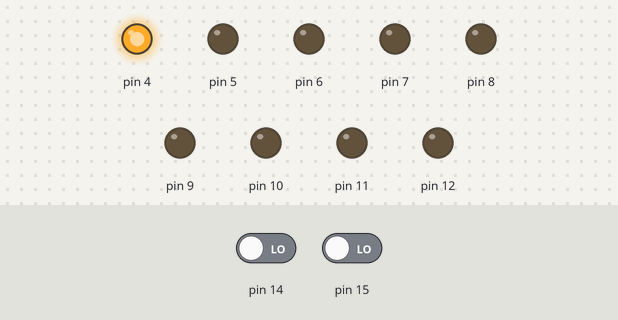
Bench run of a sketch on a simulated Arduino Uno, built with avr-gcc and run on an emulated ATmega328P. On the bench: output pins drawn as LEDs (lit = HIGH). Dashed ring = blinking. The inputs (shaded band) are chosen by the test bench; at power-on: pin 14 LOW, pin 15 LOW.

Above: at 1.2 s.
1.3 s: pin 14 driven HIGH
At 3.9 s:
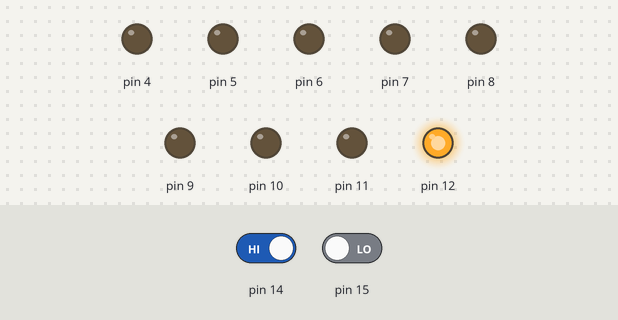
4.3 s: pin 15 driven HIGH
At 4.6 s:
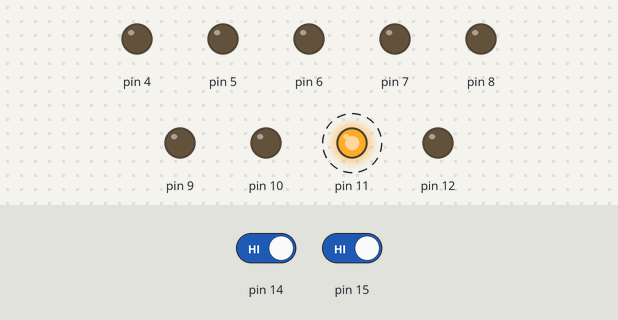
7.3 s: pin 15 driven LOW
At 7.4 s:
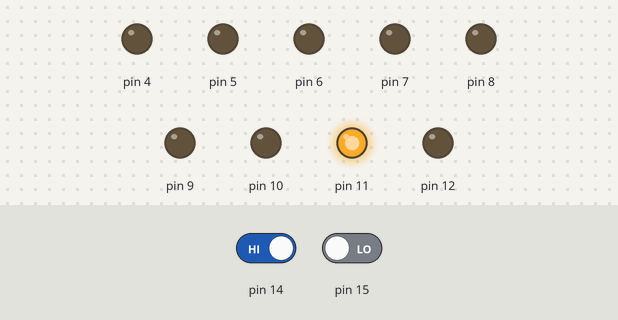
Timing chart, 0 to 10.3 s (numbered marks = the images above; inputs shaded):
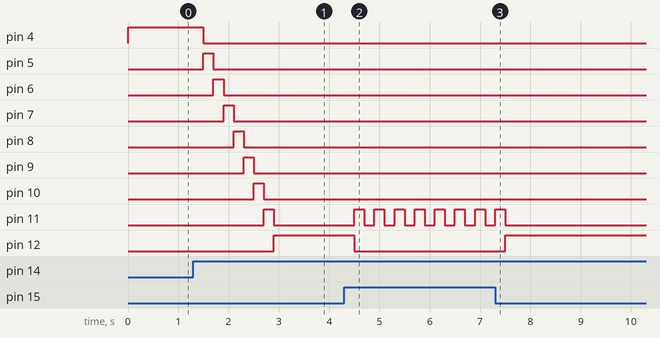

The sketch:

labo7_1_UpdownLedBar.ino
```cpp
//logica van groen naar rood
  /*
  // portD
  PORTD = 0B00010000;
  delay(1000);
  PORTD = 0B00000000;
  PORTD = 0B00100000;
  delay(1000);
  PORTD = 0B00000000;
  PORTD = 0B01000000;
  delay(1000);
  PORTD = 0B00000000;
  PORTD = 0B10000000;
  delay(1000);
  PORTD = 0B00000000;
  PORTB = 0B00000001;
  delay(1000);
  PORTB = 0B00000000;
  PORTB = 0B00000010;
  delay(1000);
  PORTB = 0B00000000;
  PORTB = 0B00000100;
  delay(1000);
  PORTB = 0B00000000;
  PORTB = 0B00001000;
  delay(1000);
  PORTB = 0B00000000;
  PORTB = 0B00010000;
  delay(1000);
  PORTB = 0B00000000;


*/
int i = 0;

void setup() {
  DDRB = B00011111; // led 1-5 D4 -> D8 worden output
  DDRD = B11110000; // led 6-9 D9 -> D13 worden output
  DDRC = B00000000; // knoppen op A0 -> A1 worden input
}

void loop() {
  if (i < 4) {
    PORTD |= (B00010000 << i); // Led 1->5 aansturen
    }
  if (i >= 4) {
    PORTB |= (B00000001 << i-4); // Led 6->9 aansturen
    }

//1->9
  if (PINC & B00000001 && i < 8) {
    delay(200);
    PORTD &= ~(B00010000 << i); // Led 1->5 uitzetten
    PORTB &= ~(B00000001 << i-4); // Led 6->9 uitzetten
    i++;
  }
//9->1
  if (PINC & B00000010 && i > 0) {
    delay(200);
    PORTD &= ~(B00010000 << i); // Led 1->5 uitzetten
    PORTB &= ~(B00000001 << i-4); // Led 6->9 uitzetten
    i--;
  }
}
```

Measured:
- after the input at 1.3 s, pin 4: HIGH → LOW after 0.20 s; pin 5: LOW → HIGH after 0.20 s, → LOW 0.20 s later; pin 6: LOW → HIGH after 0.40 s, → LOW 0.20 s later; pin 7: LOW → HIGH after 0.60 s, → LOW 0.20 s later; pin 8: LOW → HIGH after 0.80 s, → LOW 0.20 s later
- after the input at 4.3 s, pin 11: alternates HIGH for 0.20 s and LOW for 0.20 s, starting after 0.20 s; pin 12: HIGH → LOW after 0.20 s
- after the input at 7.3 s, pin 11: goes on until 7.5 s, then stays LOW; pin 12: LOW → HIGH after 0.20 s
